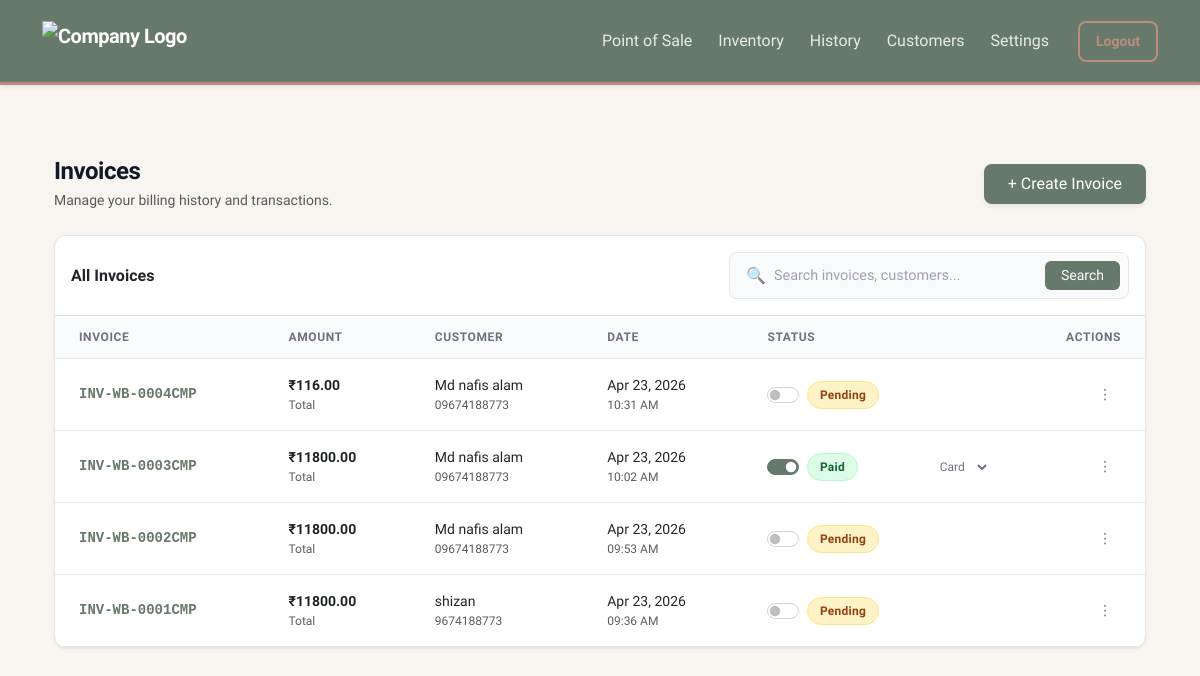
/billing/history (signed in), run on the app's committed database.
### core/models.py (models this page shows)
class Invoice(db.Model):
    __tablename__ = 'invoices'
    id = db.Column(db.Integer, primary_key=True)
    company_id = db.Column(db.Integer, db.ForeignKey('companies.id'), nullable=False) # ISOLATION
    invoice_number = db.Column(db.String(50), unique=True, nullable=False)
    customer_id = db.Column(db.Integer, db.ForeignKey('customers.id'), nullable=False)
    subtotal = db.Column(db.Float, nullable=False)
    discount_type = db.Column(db.String(10))
    discount_value = db.Column(db.Float, default=0.0)
    total_tax = db.Column(db.Float, nullable=False)
    grand_total = db.Column(db.Float, nullable=False)
    is_paid = db.Column(db.Boolean, default=False)
    payment_method = db.Column(db.String(20), default='Cash')
    split_gst = db.Column(db.Boolean, default=True)
    created_at = db.Column(db.DateTime, default=datetime.utcnow)
    items = db.relationship('InvoiceItem', backref='invoice', lazy=True)

class Customer(db.Model):
    __tablename__ = 'customers'
    id = db.Column(db.Integer, primary_key=True)
    company_id = db.Column(db.Integer, db.ForeignKey('companies.id'), nullable=False) # ISOLATION
    name = db.Column(db.String(100), nullable=False)
    phone_number = db.Column(db.String(15), nullable=False) # Removed unique=True so diff companies can have same customer
    email = db.Column(db.String(100), nullable=True)
    created_at = db.Column(db.DateTime, default=datetime.utcnow)
    invoices = db.relationship('Invoice', backref='customer', lazy=True)

### core/billing/routes.py (the view, shortened to what this page needs)
@billing_bp.route('/history')
def history():
    company_id = session.get('company_id')
    if not company_id:
        flash("Please log in to view history.", "warning")
        return redirect(url_for('auth.login'))
    page = request.args.get('page', 1, type=int)
    search_query = request.args.get('search', '').strip()
    query = Invoice.query.join(Customer).filter(Invoice.company_id == company_id)
    pagination = query.order_by(Invoice.created_at.desc()).paginate(page=page, per_page=10)
    return render_template(
        'billing/history.html',
        pagination=pagination,
        search_query=search_query
    )

### core/templates/billing/history.html (shortened to what this page needs)
{% extends "base.html" %}
{% block content %}
<div class="container-fluid py-4">
    <div class="d-flex flex-column flex-sm-row justify-content-between align-items-sm-center gap-3 mb-4">
        <div>
            <h1 class="page-title mb-1">Invoices</h1>
            <p class="text-muted text-sm mb-0">Manage your billing history and transactions.</p>
        </div>
        <a href="/billing" class="btn btn-dark fw-medium px-4 py-2 rounded-3 shadow-sm text-nowrap" style="background-color: var(--brand-sage); border: none;">
            + Create Invoice
        </a>
    </div>
    <div class="enterprise-card mb-4">
        <div class="p-3 border-bottom d-flex flex-column flex-md-row justify-content-between align-items-md-center gap-3">
            <h6 class="mb-0 fw-bold text-dark">All Invoices</h6>
            <form method="GET" action="/billing/history" class="w-100" style="max-width: 400px;">
                <div class="search-input-group">
                    <span class="ps-2 text-muted">🔍</span>
                    <input type="text" name="search" placeholder="Search invoices, customers..." value="{{ search_query or '' }}">
                    <button type="submit" class="btn btn-sm btn-dark px-3 rounded-2" style="background: var(--brand-sage); border: none;">Search</button>
                </div>
            </form>
        </div>
        <div class="table-responsive">
            <table class="table-pro">
                <thead>
                    <tr>
                        <th>Invoice</th>
                        <th>Amount</th>
                        <th>Customer</th>
                        <th>Date</th>
                        <th>Status</th>
                        <th class="text-end">Actions</th>
                    </tr>
                </thead>
                <tbody>
                    {% for inv in pagination.items %}
                    <tr>
                        <td>
                            <div class="invoice-id">{{ inv.invoice_number }}</div>
                        </td>
                        <td>
                            <div class="fw-bold text-dark">₹{{ "%.2f"|format(inv.grand_total) }}</div>
                            <div class="text-muted text-xs">Total</div>
                        </td>
                        <td>
                            <div class="fw-medium text-dark">{{ inv.customer.name }}</div>
                            <div class="text-muted text-xs">{{ inv.customer.phone_number }}</div>
                        </td>
                        <td>
                            <div class="text-dark text-sm">{{ inv.created_at.strftime('%b %d, %Y') }}</div>
                            <div class="text-muted text-xs">{{ inv.created_at.strftime('%I:%M %p') }}</div>
                        </td>
                        <td>
                            <div class="d-flex align-items-center justify-content-between gap-3">
                                <div class="form-check form-switch m-0 p-0 d-flex align-items-center">
                                    <input class="form-check-input payment-toggle m-0 me-2 shadow-none" type="checkbox" data-id="{{ inv.id }}" {% if inv.is_paid %}checked{% endif %}>
                                    <span class="status-label-wrapper">
                                        {% if inv.is_paid %}
                                            <span class="status-badge badge-paid">Paid</span>
                                        {% else %}
                                            <span class="status-badge badge-pending">Pending</span>
                                        {% endif %}
                                    </span>
                                </div>
                                <select class="pro-select payment-method-select" data-id="{{ inv.id }}" {% if not inv.is_paid %}style="display: none;"{% endif %}>
                                    <option value="Card" {% if inv.payment_method == 'Card' %}selected{% endif %}>Card</option>
                                </select>
                            </div>
                        </td>
                        <td class="text-end">
                            <div class="dropdown">
                                <button class="btn-icon" type="button" data-bs-toggle="dropdown" aria-expanded="false">
                                    ⋮
                                </button>
                            </div>
                        </td>
                    </tr>
                    {% endfor %}
                </tbody>
            </table>
        </div>
    </div>
</div>
{% endblock %}

### core/templates/base.html (style rules this page uses)
:root { --color-sand: #D4C2AD; --color-terracotta: #D7A184; --color-cream: #EFDFCC; --color-taupe: #BA8E7A; --color-sage: #66796B; --text-dark: #2C3530; --shadow-soft: 0 10px 30px rgba(102, 121, 107, 0.08); --shadow-hover: 0 15px 35px rgba(102, 121, 107, 0.15); }
body { background-color: #F8F5F1; font-family: 'Plus Jakarta Sans', sans-serif; color: var(--text-dark); -webkit-font-smoothing: antialiased; }

### core/templates/billing/history.html (style rules this page uses)
:root { --brand-sage: #66796b; --brand-sage-light: #f0fdf4; --brand-taupe: #8c837a; --text-dark: #111827; --text-muted: #6b7280; --border-color: #e5e7eb; --bg-surface: #ffffff; --bg-body: #f9fafb; }
.page-title { color: var(--text-dark); font-weight: 800; letter-spacing: -0.02em; font-size: 1.5rem; }
.enterprise-card { background: var(--bg-surface); border: 1px solid var(--border-color); border-radius: 12px; box-shadow: 0 1px 3px rgba(0, 0, 0, 0.05), 0 1px 2px rgba(0, 0, 0, 0.03); overflow: hidden; }
.search-input-group { display: flex; align-items: center; background: var(--bg-body); border: 1px solid var(--border-color); border-radius: 8px; padding: 0.25rem 0.5rem; transition: all 0.2s; }
.search-input-group input { border: none; background: transparent; padding: 0.5rem; font-size: 0.9rem; width: 100%; outline: none; color: var(--text-dark); }
.search-input-group input::placeholder { color: #9ca3af; }
.table-responsive { -webkit-overflow-scrolling: touch; }
.table-pro { width: 100%; margin-bottom: 0; border-collapse: collapse; }
.table-pro th { background-color: var(--bg-body); color: var(--text-muted); font-size: 0.75rem; font-weight: 600; text-transform: uppercase; letter-spacing: 0.05em; padding: 0.75rem 1.5rem; border-bottom: 1px solid var(--border-color); white-space: nowrap; }
.table-pro td { padding: 1rem 1.5rem; vertical-align: middle; border-bottom: 1px solid var(--border-color); color: var(--text-dark); font-size: 0.875rem; white-space: nowrap; }
.table-pro tbody tr { transition: background-color 0.15s ease; }
.fw-medium { font-weight: 500; }
.text-sm { font-size: 0.875rem; }
.text-xs { font-size: 0.75rem; }
.invoice-id { font-family: ui-monospace, SFMono-Regular, Menlo, Monaco, Consolas, monospace; color: var(--brand-sage); font-weight: 600; }
.status-badge { display: inline-flex; align-items: center; padding: 0.25rem 0.75rem; border-radius: 9999px; font-size: 0.75rem; font-weight: 600; letter-spacing: 0.02em; }
.badge-paid { background-color: #dcfce7; color: #166534; border: 1px solid #bbf7d0; }
.badge-pending { background-color: #fef3c7; color: #92400e; border: 1px solid #fde68a; }
.form-switch .form-check-input { width: 2.25em; height: 1.15em; cursor: pointer; border-color: #cbd5e1; }
.form-switch .form-check-input:checked { background-color: var(--brand-sage); border-color: var(--brand-sage); }
.pro-select { border: 1px solid transparent; background: transparent; color: var(--text-muted); font-size: 0.75rem; font-weight: 500; padding: 2px 4px; border-radius: 4px; cursor: pointer; }
.btn-icon { display: inline-flex; align-items: center; justify-content: center; width: 32px; height: 32px; border-radius: 6px; color: var(--text-muted); background: transparent; border: 1px solid transparent; transition: all 0.2s; text-decoration: none; }

### data on the page
Invoice: invoice_number "INV-WB-0004CMP", grand_total "116.00", customer.name "Md nafis alam", customer.phone_number "09674188773", created_at "Apr 23, 2026", created_at "10:31 AM", shows "Pending"
Invoice: invoice_number "INV-WB-0003CMP", grand_total "11800.00", customer.name "Md nafis alam", customer.phone_number "09674188773", created_at "Apr 23, 2026", created_at "10:02 AM", is_paid "☑", shows "Paid", payment_method+id+is_paid "Card"
Invoice: invoice_number "INV-WB-0002CMP", grand_total "11800.00", customer.name "Md nafis alam", customer.phone_number "09674188773", created_at "Apr 23, 2026", created_at "09:53 AM", shows "Pending"
Invoice: invoice_number "INV-WB-0001CMP", grand_total "11800.00", customer.name "shizan", customer.phone_number "9674188773", created_at "Apr 23, 2026", created_at "09:36 AM", shows "Pending"
